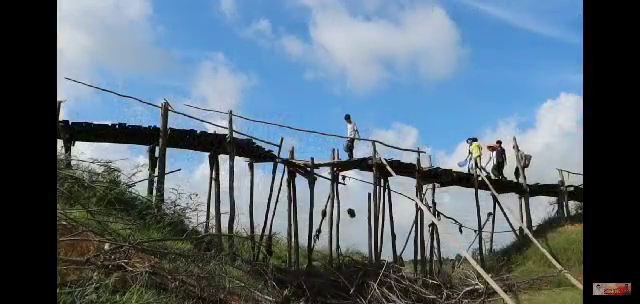
#> input picture frame 46 of vid.mp4, 640 x 304 px
$ python vide.py
#> lines starting #> are read from the running program, lines starting #| are printed output that depends on the picture; after the words box and inside, x2 and y2 are one past the last pixel; in counts of white or black regions, pixels touching at a corner belong together
#> further down, frame is the input picture: shape (304, 640, 3); mean B, G, R 118.6, 105.5, 88.9
### cartoon.py
import cv2

def cartoon(img, val):
# edgesss
#> called with val = 9
    img_gray = cv2.cvtColor(img, cv2.COLOR_RGB2GRAY)
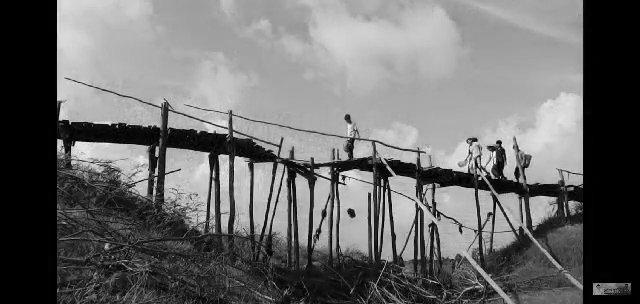
#> img_gray: shape (304, 640); min 0, max 249, mean 107.5
    img_blur = cv2.medianBlur(img_gray, 5)
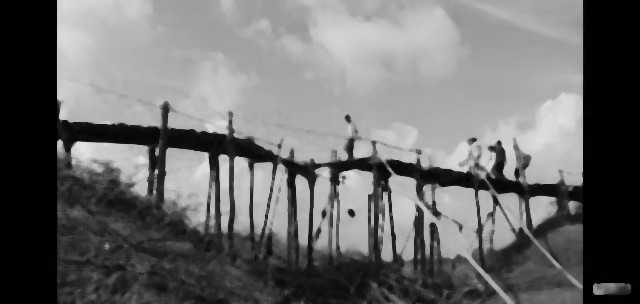
#> img_blur: shape (304, 640); min 0, max 225, mean 107.6
    img_edges = cv2.adaptiveThreshold(img_blur, 255, cv2.ADAPTIVE_THRESH_MEAN_C,
                                    cv2.THRESH_BINARY, val*2+1, 9)
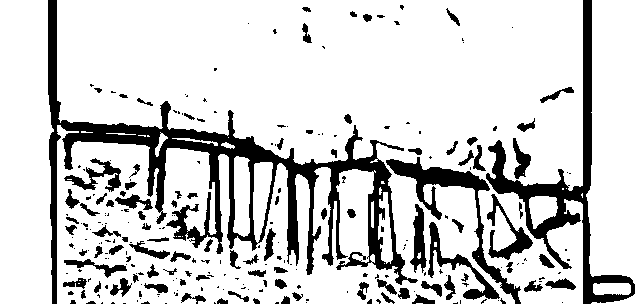
#> img_edges: shape (304, 640); 81.9% white; 257 black regions (162 under 20 px), largest, box (x1, y1, x2, y2) and area: (48, 0, 418, 304) 15570, (486, 0, 635, 304) 5875, (386, 157, 521, 304) 2683

    # color
    img_color = cv2.bilateralFilter(img, 9, 250, 250)
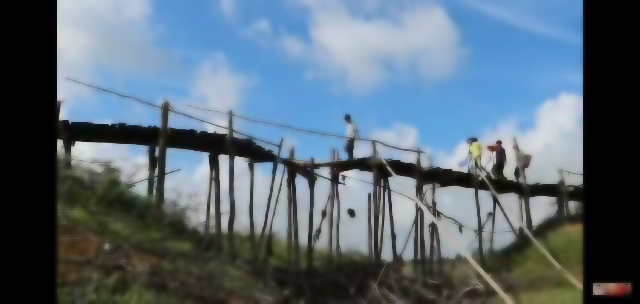
#> img_color: shape (304, 640, 3); mean B, G, R 118.7, 105.6, 89

    # cartoon
    img_edges = cv2.cvtColor(img_edges, cv2.COLOR_GRAY2RGB)
    cartoon = cv2.bitwise_and(img_color, img_edges)
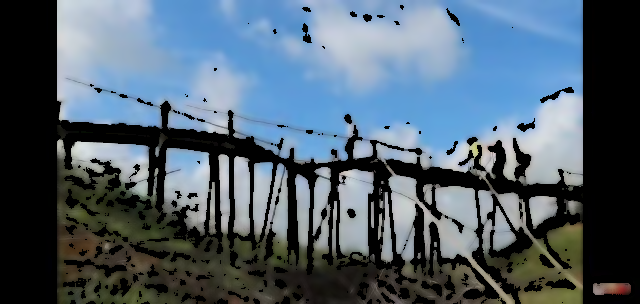
#> cartoon: shape (304, 640, 3); mean B, G, R 110.4, 96.7, 80.5

    return cartoon

### contrast.py
import cv2
import numpy as np

def contrast(img ,factor):
#> called with factor = 1.5
    I = img.copy()

    beta = (1 - factor) * 30
    I = cv2.convertScaleAbs(I, alpha=factor, beta=beta)
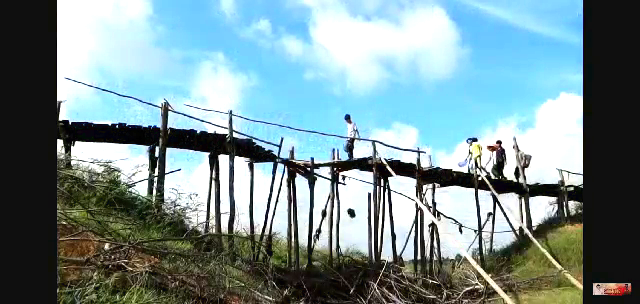
#> I: shape (304, 640, 3); mean B, G, R 147.9, 144.9, 121.9
    return I

### vide.py
import contrast
import brightness
import sepia
import emboss
import frosted_glass
import glow
import pencil
import cartoon
import cv2
import time
# webcam

# cap = cv2.VideoCapture(0)

cap = cv2.VideoCapture("vid.mp4")
fps= int(cap.get(cv2.CAP_PROP_FPS))
while(cap.isOpened()):
    #Đọc video
    ret, frame = cap.read()
    time.sleep(1/fps)
    cv2.imshow('frame',frame)

    # [14 lines of commented-out code are left out]

    cartoon_frame = cartoon.cartoon(frame,val=9)
    cv2.imshow('fram6',cartoon_frame)

    contrast_frame = contrast.contrast(frame, 1.5)
    cv2.imshow('fram7',contrast_frame)


    if cv2.waitKey(1) & 0xFF == ord('q'):
#> (key q is pressed here)
        break

$ run again, starting later in the video
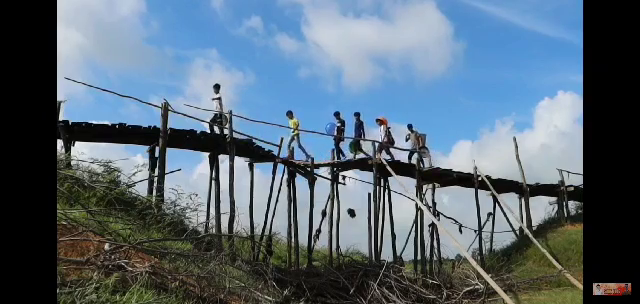
#> input picture frame 208 of vid.mp4, 640 x 304 px
#> frame is the input picture: shape (304, 640, 3); mean B, G, R 118.7, 104.9, 88.2
#> in cartoon, `img_edges = cv2.adaptiveThreshold(img_blur, 255, cv2.ADAPTIVE_THRESH_M..`:
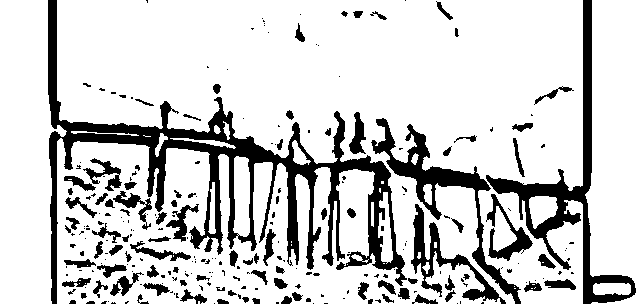
#> img_edges: shape (304, 640); 81.1% white; 258 black regions (165 under 20 px), largest, box (x1, y1, x2, y2) and area: (48, 0, 407, 304) 15659, (486, 0, 636, 304) 5565, (371, 118, 521, 304) 3623
#> in contrast, `I = cv2.convertScaleAbs(I, alpha=factor, beta=beta)`:
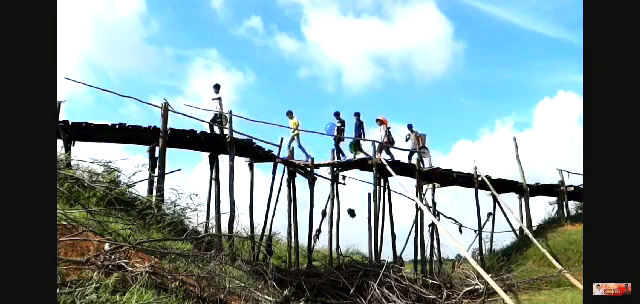
#> I: shape (304, 640, 3); mean B, G, R 146.9, 143.7, 120.9

$ run again, starting later in the video
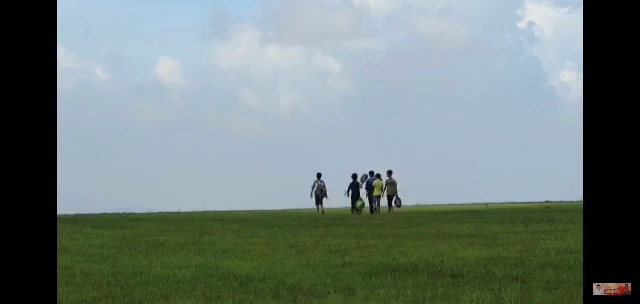
#> input picture frame 370 of vid.mp4, 640 x 304 px
#> frame is the input picture: shape (304, 640, 3); mean B, G, R 123.5, 126.8, 112.8
#> in cartoon, `img_edges = cv2.adaptiveThreshold(img_blur, 255, cv2.ADAPTIVE_THRESH_M..`:
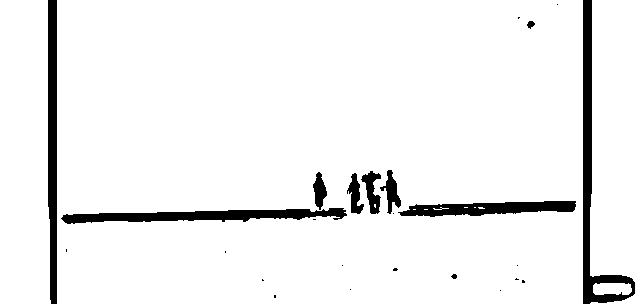
#> img_edges: shape (304, 640); 94% white; 25 black regions (15 under 20 px), largest, box (x1, y1, x2, y2) and area: (583, 0, 635, 304) 3217, (48, 0, 57, 304) 2550, (61, 208, 347, 224) 2450
#> in contrast, `I = cv2.convertScaleAbs(I, alpha=factor, beta=beta)`:
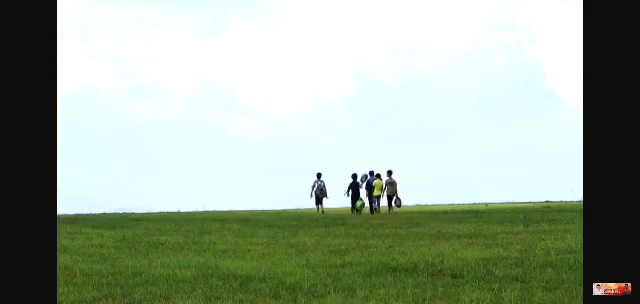
#> I: shape (304, 640, 3); mean B, G, R 153.9, 170.7, 157.5
